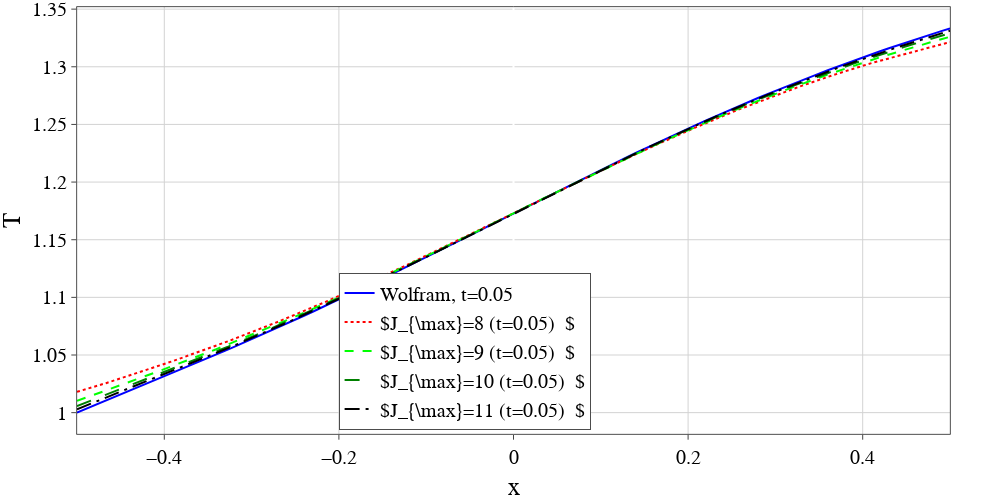
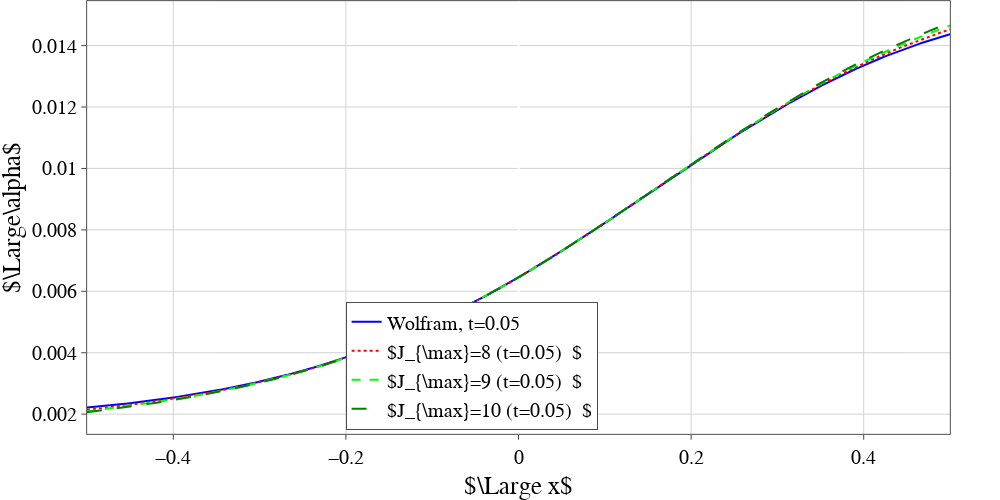

Notebook code for these charts, in order:
### Code cell
tfixs = [0.05]
tfixsn = "_".join(map(str, tfixs))
list_x = []
list_y = []

names = []
for tfix in tfixs:
    list_x += [data_w_tfix[tfix]['x']]
    list_y += [data_w_tfix[tfix]['T']]
    names += ['Wolfram, t='+ str(tfix)]
    
    print(f"tfix={tfix}")
    for lev in levs:
        print(f"lev={lev}")
#         list_x.append(data_b_tfix[lev][tfix]['x'])
        list_x.append(np.linspace(-0.5, 0.5, len(data_b_tfix[lev][tfix]['x'])))
        list_y.append(data_b_tfix[lev][tfix]['T'])
        names.append(r'$J_{\max}=' + str(lev) + f" (t={tfix})  $")


plot_graph(list_x, list_y, names, xtitle='x', ytitle='T', image_name=f'Couette_T_x_t={tfixsn}.pdf', list_x_fill=[], list_y_fill=[], mode=['lines']*20, \
           dash=['solid', 'dot', 'dash', 'longdash', 'longdashdot']*5, \
           colors=['blue', 'red', 'hsv(120,100,100)', 'green', 'black' ]*5, \
           marker_size=2, xrange =[-0.5, 0.5], yrange = [], \
           marker_style = ['circle', 'circle', 'triangle-down','square', 'diamond', 'cross',  'x-thin', 'cross-thin' ], \
           width=1000, height=500, path=MYPATH, yanchor='auto', y0_anchor=0.01, xanchor='left', x0_anchor=0.3)

list_x = []
list_y = []
for tfix in tfixs:
    print(f"tfix={tfix}")
    for lev in levs:
        print(f"lev={lev}")
        list_x.append(data_b_tfix[lev][tfix]['x'])
        list_y.append(data_b_tfix[lev][tfix]['alpha'])
    
plot_graph(list_x, list_y, names, xtitle=r'$\Large x$', ytitle=r'$\Large\alpha$', image_name=f'Couette_alpha_x_t={tfixsn}.pdf', list_x_fill=[], list_y_fill=[], mode=['lines']*20, \
           dash=['solid', 'dot', 'dash', 'longdash', 'longdashdot']*5, \
           colors=['blue', 'red', 'hsv(120,100,100)', 'green', 'black' ]*5, \
           marker_size=2, xrange =[-0.5, 0.5], yrange = [], \
           marker_style = ['circle', 'circle', 'triangle-down','square', 'diamond', 'cross',  'x-thin', 'cross-thin' ], \
           width=1000, height=500, path=MYPATH, yanchor='auto', y0_anchor=0.01, xanchor='left', x0_anchor=0.3)

### Figure 1 — Plotly figure (JSON) as saved in the notebook; plotly's stock layout.template omitted (floating-point values rounded to 4 significant figures; data arrays with more than 128 entries replaced by an {"elided": "..."} marker saying what was removed)
{"data": [{"line": {"color": "blue", "dash": "solid", "width": 2}, "marker": {"line": {"color": "blue", "width": 1}, "size": 2, "symbol": "circle"}, "mode": "lines", "name": "Wolfram, t=0.05", "textfont": {"color": "LightSeaGreen", "family": "Times New Roman", "size": 18}, "type": "scatter", "x": [-0.5, -0.49, -0.48, -0.47, -0.46, -0.45, -0.44, -0.43, -0.42, -0.41, -0.4, -0.39, -0.38, -0.37, -0.36, -0.35, -0.34, -0.33, -0.32, -0.31, -0.3, -0.29, -0.28, -0.27, -0.26, -0.25, -0.24, -0.23, -0.22, -0.21, -0.2, -0.19, -0.18, -0.17, -0.16, -0.15, -0.14, -0.13, -0.12, -0.11, -0.1, -0.09, -0.08, -0.07, -0.06, -0.05, -0.04, -0.03, -0.02, -0.01, -8.674e-18, 0.01, 0.02, 0.03, 0.04, 0.05, 0.06, 0.07, 0.08, 0.09, 0.1, 0.11, 0.12, 0.13, 0.14, 0.15, 0.16, 0.17, 0.18, 0.19, 0.2, 0.21, 0.22, 0.23, 0.24, 0.25, 0.26, 0.27, 0.28, 0.29, 0.3, 0.31, 0.32, 0.33, 0.34, 0.35, 0.36, 0.37, 0.38, 0.39, 0.4, 0.41, 0.42, 0.43, 0.44, 0.45, 0.46, 0.47, 0.48, 0.49, 0.5], "y": [1, 1.003, 1.006, 1.009, 1.012, 1.016, 1.019, 1.022, 1.025, 1.028, 1.031, 1.034, 1.038, 1.041, 1.044, 1.047, 1.051, 1.054, 1.057, 1.06, 1.064, 1.067, 1.07, 1.074, 1.077, 1.081, 1.084, 1.088, 1.091, 1.095, 1.098, 1.102, 1.105, 1.109, 1.113, 1.116, 1.12, 1.124, 1.127, 1.131, 1.135, 1.139, 1.142, 1.146, 1.15, 1.154, 1.157, 1.161, 1.165, 1.169, 1.173, 1.177, 1.18, 1.184, 1.188, 1.192, 1.196, 1.199, 1.203, 1.207, 1.211, 1.214, 1.218, 1.222, 1.225, 1.229, 1.232, 1.236, 1.239, 1.243, 1.246, 1.25, 1.253, 1.257, 1.26, 1.263, 1.267, 1.27, 1.273, 1.276, 1.279, 1.282, 1.285, 1.288, 1.291, 1.294, 1.297, 1.3, 1.303, 1.305, 1.308, 1.311, 1.313, 1.316, 1.319, 1.321, 1.324, 1.326, 1.329, 1.331, 1.333]}, {"line": {"color": "red", "dash": "dot", "width": 2}, "marker": {"line": {"color": "red", "width": 1}, "size": 2, "symbol": "circle"}, "mode": "lines", "name": "$J_{\\max}=8 (t=0.05)  $", "textfont": {"color": "LightSeaGreen", "family": "Times New Roman", "size": 18}, "type": "scatter", "x": {"elided": "1001 float values"}, "y": {"elided": "1001 float values"}}, {"line": {"color": "hsv(120,100,100)", "dash": "dash", "width": 2}, "marker": {"line": {"color": "hsv(120,100,100)", "width": 1}, "size": 2, "symbol": "triangle-down"}, "mode": "lines", "name": "$J_{\\max}=9 (t=0.05)  $", "textfont": {"color": "LightSeaGreen", "family": "Times New Roman", "size": 18}, "type": "scatter", "x": {"elided": "1001 float values"}, "y": {"elided": "1001 float values"}}, {"line": {"color": "green", "dash": "longdash", "width": 2}, "marker": {"line": {"color": "green", "width": 1}, "size": 2, "symbol": "square"}, "mode": "lines", "name": "$J_{\\max}=10 (t=0.05)  $", "textfont": {"color": "LightSeaGreen", "family": "Times New Roman", "size": 18}, "type": "scatter", "x": {"elided": "1001 float values"}, "y": {"elided": "1001 float values"}}, {"line": {"color": "black", "dash": "longdashdot", "width": 2}, "marker": {"line": {"color": "black", "width": 1}, "size": 2, "symbol": "diamond"}, "mode": "lines", "name": "$J_{\\max}=11 (t=0.05)  $", "textfont": {"color": "LightSeaGreen", "family": "Times New Roman", "size": 18}, "type": "scatter", "x": {"elided": "1001 float values"}, "y": {"elided": "1001 float values"}}], "layout": {"autosize": false, "font": {"color": "Black", "family": "Times New Roman", "size": 20}, "height": 500, "legend": {"bgcolor": "White", "bordercolor": "Black", "borderwidth": 0.7, "x": 0.3, "xanchor": "left", "y": 0.01, "yanchor": "auto"}, "margin": {"b": 50, "l": 0, "pad": 0.4, "r": 50, "t": 0}, "paper_bgcolor": "rgba(255, 255, 255, 1)", "plot_bgcolor": "rgba(255, 255, 255, 1)", "showlegend": true, "width": 1000, "xaxis": {"gridcolor": "lightgrey", "gridwidth": 1, "linecolor": "black", "linewidth": 0.7, "mirror": true, "range": [-0.5, 0.5], "showline": true, "tickfont": {"color": "black", "family": "Times New Roman", "size": 20}, "ticks": "outside", "title": {"font": {"color": "black", "family": "Times New Roman", "size": 25}, "text": "x"}}, "yaxis": {"gridcolor": "lightgrey", "gridwidth": 1, "linecolor": "black", "linewidth": 0.7, "mirror": true, "showline": true, "tickfont": {"color": "black", "family": "Times New Roman", "size": 20}, "ticks": "outside", "title": {"font": {"color": "black", "family": "Times New Roman", "size": 25}, "text": "T"}}}}

### Figure 2 — Plotly figure (JSON) as saved in the notebook; plotly's stock layout.template omitted (floating-point values rounded to 4 significant figures; data arrays with more than 128 entries replaced by an {"elided": "..."} marker saying what was removed)
{"data": [{"line": {"color": "blue", "dash": "solid", "width": 2}, "marker": {"line": {"color": "blue", "width": 1}, "size": 2, "symbol": "circle"}, "mode": "lines", "name": "Wolfram, t=0.05", "textfont": {"color": "LightSeaGreen", "family": "Times New Roman", "size": 18}, "type": "scatter", "x": {"elided": "1001 float values"}, "y": {"elided": "1001 float values"}}, {"line": {"color": "red", "dash": "dot", "width": 2}, "marker": {"line": {"color": "red", "width": 1}, "size": 2, "symbol": "circle"}, "mode": "lines", "name": "$J_{\\max}=8 (t=0.05)  $", "textfont": {"color": "LightSeaGreen", "family": "Times New Roman", "size": 18}, "type": "scatter", "x": {"elided": "1001 float values"}, "y": {"elided": "1001 float values"}}, {"line": {"color": "hsv(120,100,100)", "dash": "dash", "width": 2}, "marker": {"line": {"color": "hsv(120,100,100)", "width": 1}, "size": 2, "symbol": "triangle-down"}, "mode": "lines", "name": "$J_{\\max}=9 (t=0.05)  $", "textfont": {"color": "LightSeaGreen", "family": "Times New Roman", "size": 18}, "type": "scatter", "x": {"elided": "1001 float values"}, "y": {"elided": "1001 float values"}}, {"line": {"color": "green", "dash": "longdash", "width": 2}, "marker": {"line": {"color": "green", "width": 1}, "size": 2, "symbol": "square"}, "mode": "lines", "name": "$J_{\\max}=10 (t=0.05)  $", "textfont": {"color": "LightSeaGreen", "family": "Times New Roman", "size": 18}, "type": "scatter", "x": {"elided": "1001 float values"}, "y": {"elided": "1001 float values"}}], "layout": {"autosize": false, "font": {"color": "Black", "family": "Times New Roman", "size": 20}, "height": 500, "legend": {"bgcolor": "White", "bordercolor": "Black", "borderwidth": 0.7, "x": 0.3, "xanchor": "left", "y": 0.01, "yanchor": "auto"}, "margin": {"b": 50, "l": 0, "pad": 0.4, "r": 50, "t": 0}, "paper_bgcolor": "rgba(255, 255, 255, 1)", "plot_bgcolor": "rgba(255, 255, 255, 1)", "showlegend": true, "width": 1000, "xaxis": {"gridcolor": "lightgrey", "gridwidth": 1, "linecolor": "black", "linewidth": 0.7, "mirror": true, "range": [-0.5, 0.5], "showline": true, "tickfont": {"color": "black", "family": "Times New Roman", "size": 20}, "ticks": "outside", "title": {"font": {"color": "black", "family": "Times New Roman", "size": 25}, "text": "$\\Large x$"}}, "yaxis": {"gridcolor": "lightgrey", "gridwidth": 1, "linecolor": "black", "linewidth": 0.7, "mirror": true, "showline": true, "tickfont": {"color": "black", "family": "Times New Roman", "size": 20}, "ticks": "outside", "title": {"font": {"color": "black", "family": "Times New Roman", "size": 25}, "text": "$\\Large\\alpha$"}}}}
